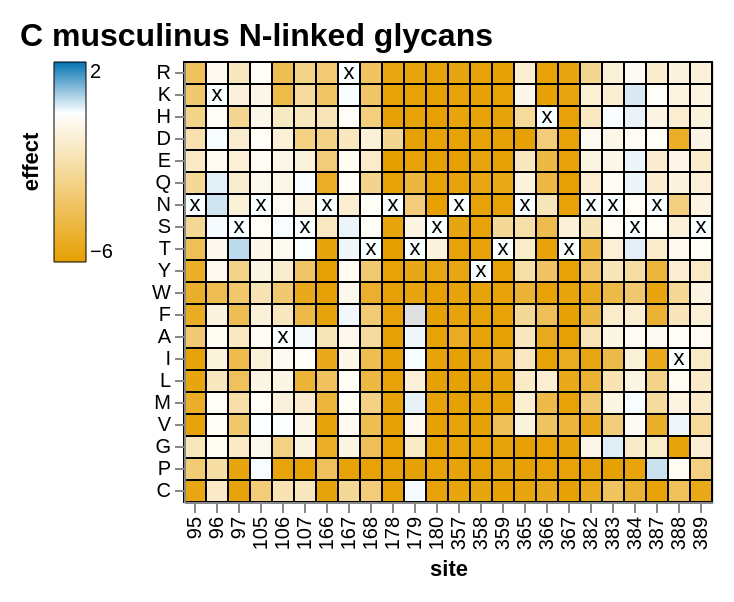

The code cell stored with this chart in its notebook:
### Markdown cell above
## Plot functional effects for N-linked glycans

### Code cell
glycan_musculinus = polyclonal.plot.lineplot_and_heatmap(
    data_df=musculinus_scores,
    stat_col="effect",
    category_col="phenotype",
    alphabet=alphabet,
    addtl_tooltip_stats=addtl_tooltip_stats,
    addtl_slider_stats=addtl_slider_stats,
    init_floor_at_zero=False,
    init_site_statistic="mean",
    show_zoombar=False,
    show_lineplot=False,
    sites=glycans,
    plot_title="C musculinus N-linked glycans",
    heatmap_max_at_least=2,
    heatmap_min_at_least=-1,
)

glycan_musculinus

### Figure 1 — Vega-Lite specification as saved in the notebook (floating-point values rounded to 4 significant figures; data arrays with more than 128 entries replaced by an {"elided": "..."} marker saying what was removed)
{"config": {"view": {"continuousWidth": 300, "continuousHeight": 300}, "axis": {"grid": false, "labelOverlap": "parity"}, "padding": 10}, "vconcat": [{"vconcat": [{"layer": [{"mark": {"type": "rect", "color": "#E0E0E0"}, "encoding": {"x": {"field": "site", "sort": {"field": "_stat_site_order", "order": "ascending"}, "type": "ordinal"}, "y": {"field": "mutant", "scale": {"domain": ["R", "K", "H", "D", "E", "Q", "N", "S", "T", "Y", "W", "F", "A", "I", "L", "M", "V", "G", "P", "C"]}, "sort": ["R", "K", "H", "D", "E", "Q", "N", "S", "T", "Y", "W", "F", "A", "I", "L", "M", "V", "G", "P", "C"], "title": null, "type": "nominal"}}, "name": "view_14", "transform": [{"lookup": "site", "from": {"data": {"name": "data-0639a3af7c872c63857dd786ef152ba6"}, "key": "site", "fields": ["wildtype", "_stat_site_order"]}}, {"calculate": "if(isFinite(datum['effect']),datum['effect'],NaN)", "as": "effect"}, {"calculate": "if(isFinite(datum['times_seen']),datum['times_seen'],NaN)", "as": "times_seen"}, {"calculate": "max(datum['effect'],floor_at_zero['floor'])", "as": "_stat"}, {"calculate": "false", "as": "_stat_hide"}, {"filter": "(((datum['times_seen'] >= (param_27 - 1e-06)) || (!isFinite(datum['times_seen']))) || datum['_stat_hide'])"}, {"filter": "(((datum['n_selections'] >= (param_28 - 1e-06)) || (!isFinite(datum['n_selections']))) || datum['_stat_hide'])"}, {"calculate": "if(datum['_stat_hide'],-5.878,datum['_stat'])", "as": "_stat_not_hidden"}, {"joinaggregate": [{"op": "max", "field": "_stat_not_hidden", "as": "_stat_site_max"}], "groupby": ["site"]}, {"filter": "((datum['_stat_site_max'] >= (param_29 - 1e-06)) || (!isFinite(datum['_stat_site_max'])))"}, {"calculate": "(datum.wildtype !== datum.mutant)", "as": "_stat_not_wildtype"}, {"joinaggregate": [{"op": "max", "field": "_stat_not_wildtype", "as": "_stat_site_has_non_wildtype"}], "groupby": ["site"]}, {"filter": "datum['_stat_site_has_non_wildtype']"}, {"filter": {"param": "param_31"}}, {"impute": "_stat_dummy", "key": "mutant", "groupby": ["site"], "keyvals": ["R", "K", "H", "D", "E", "Q", "N", "S", "T", "Y", "W", "F", "A", "I", "L", "M", "V", "G", "P", "C"], "value": null}]}, {"mark": {"type": "rect"}, "encoding": {"color": {"value": "silver"}, "stroke": {"value": "black"}, "tooltip": [{"field": "site", "type": "nominal"}, {"field": "wildtype", "type": "nominal"}, {"field": "mutant", "type": "nominal"}, {"field": "effect", "format": ".3g", "type": "quantitative"}, {"field": "n_selections", "type": "nominal"}, {"field": "times_seen", "format": ".3g", "type": "quantitative"}], "x": {"axis": {"labels": true, "ticks": true, "title": "site"}, "field": "site", "sort": {"field": "_stat_site_order", "order": "ascending"}, "type": "ordinal"}, "y": {"field": "mutant", "scale": {"domain": ["R", "K", "H", "D", "E", "Q", "N", "S", "T", "Y", "W", "F", "A", "I", "L", "M", "V", "G", "P", "C"]}, "sort": ["R", "K", "H", "D", "E", "Q", "N", "S", "T", "Y", "W", "F", "A", "I", "L", "M", "V", "G", "P", "C"], "title": null, "type": "nominal"}}, "title": {"text": "", "anchor": "middle", "color": "#0072B2", "orient": "left"}, "transform": [{"lookup": "site", "from": {"data": {"name": "data-0639a3af7c872c63857dd786ef152ba6"}, "key": "site", "fields": ["wildtype", "_stat_site_order"]}}, {"calculate": "if(isFinite(datum['effect']),datum['effect'],NaN)", "as": "effect"}, {"calculate": "if(isFinite(datum['times_seen']),datum['times_seen'],NaN)", "as": "times_seen"}, {"calculate": "max(datum['effect'],floor_at_zero['floor'])", "as": "_stat"}, {"calculate": "false", "as": "_stat_hide"}, {"filter": "(((datum['times_seen'] >= (param_27 - 1e-06)) || (!isFinite(datum['times_seen']))) || datum['_stat_hide'])"}, {"filter": "(((datum['n_selections'] >= (param_28 - 1e-06)) || (!isFinite(datum['n_selections']))) || datum['_stat_hide'])"}, {"calculate": "if(datum['_stat_hide'],-5.878,datum['_stat'])", "as": "_stat_not_hidden"}, {"joinaggregate": [{"op": "max", "field": "_stat_not_hidden", "as": "_stat_site_max"}], "groupby": ["site"]}, {"filter": "((datum['_stat_site_max'] >= (param_29 - 1e-06)) || (!isFinite(datum['_stat_site_max'])))"}, {"calculate": "(datum.wildtype !== datum.mutant)", "as": "_stat_not_wildtype"}, {"joinaggregate": [{"op": "max", "field": "_stat_not_wildtype", "as": "_stat_site_has_non_wildtype"}], "groupby": ["site"]}, {"filter": "datum['_stat_site_has_non_wildtype']"}, {"filter": {"param": "param_31"}}, {"filter": "(datum['phenotype'] === 'functional_effect')"}, {"filter": "datum['_stat_hide']"}]}, {"mark": {"type": "rect"}, "encoding": {"color": {"field": "_stat", "legend": {"gradientLength": 100, "gradientStrokeColor": "black", "gradientStrokeWidth": 0.5, "orient": "left", "title": "effect", "titleOrient": "left"}, "scale": {"clamp": true, "domainMax": 2, "domainMid": 0, "domainMin": {"expr": "floor_at_zero.floor"}, "nice": false, "range": ["#e69f00", "#e7a40d", "#e9a91b", "#eaae28", "#ebb336", "#edb843", "#eebd51", "#efc25e", "#f1c76b", "#f2cc79", "#f3d286", "#f4d794", "#f6dca1", "#f7e1ae", "#f8e6bc", "#faebc9", "#fbf0d7", "#fcf5e4", "#fefaf2", "#ffffff", "#f2f8fb", "#e4f0f7", "#d7e9f3", "#c9e1ef", "#bcdaeb", "#aed2e7", "#a1cbe3", "#94c4df", "#86bcdb", "#79b5d6", "#6badd2", "#5ea6ce", "#519fca", "#4397c6", "#3690c2", "#2888be", "#1b81ba", "#0d79b6", "#0072b2"], "type": "linear", "zero": true}, "type": "quantitative"}, "stroke": {"value": "black"}, "tooltip": [{"field": "site", "type": "nominal"}, {"field": "wildtype", "type": "nominal"}, {"field": "mutant", "type": "nominal"}, {"field": "effect", "format": ".3g", "type": "quantitative"}, {"field": "n_selections", "type": "nominal"}, {"field": "times_seen", "format": ".3g", "type": "quantitative"}], "x": {"axis": {"labels": true, "ticks": true, "title": "site"}, "field": "site", "sort": {"field": "_stat_site_order", "order": "ascending"}, "type": "ordinal"}, "y": {"field": "mutant", "scale": {"domain": ["R", "K", "H", "D", "E", "Q", "N", "S", "T", "Y", "W", "F", "A", "I", "L", "M", "V", "G", "P", "C"]}, "sort": ["R", "K", "H", "D", "E", "Q", "N", "S", "T", "Y", "W", "F", "A", "I", "L", "M", "V", "G", "P", "C"], "title": null, "type": "nominal"}}, "title": {"text": "", "anchor": "middle", "color": "#0072B2", "orient": "left"}, "transform": [{"lookup": "site", "from": {"data": {"name": "data-0639a3af7c872c63857dd786ef152ba6"}, "key": "site", "fields": ["wildtype", "_stat_site_order"]}}, {"calculate": "if(isFinite(datum['effect']),datum['effect'],NaN)", "as": "effect"}, {"calculate": "if(isFinite(datum['times_seen']),datum['times_seen'],NaN)", "as": "times_seen"}, {"calculate": "max(datum['effect'],floor_at_zero['floor'])", "as": "_stat"}, {"calculate": "false", "as": "_stat_hide"}, {"filter": "(((datum['times_seen'] >= (param_27 - 1e-06)) || (!isFinite(datum['times_seen']))) || datum['_stat_hide'])"}, {"filter": "(((datum['n_selections'] >= (param_28 - 1e-06)) || (!isFinite(datum['n_selections']))) || datum['_stat_hide'])"}, {"calculate": "if(datum['_stat_hide'],-5.878,datum['_stat'])", "as": "_stat_not_hidden"}, {"joinaggregate": [{"op": "max", "field": "_stat_not_hidden", "as": "_stat_site_max"}], "groupby": ["site"]}, {"filter": "((datum['_stat_site_max'] >= (param_29 - 1e-06)) || (!isFinite(datum['_stat_site_max'])))"}, {"calculate": "(datum.wildtype !== datum.mutant)", "as": "_stat_not_wildtype"}, {"joinaggregate": [{"op": "max", "field": "_stat_not_wildtype", "as": "_stat_site_has_non_wildtype"}], "groupby": ["site"]}, {"filter": "datum['_stat_site_has_non_wildtype']"}, {"filter": {"param": "param_31"}}, {"filter": "(datum['phenotype'] === 'functional_effect')"}, {"filter": "(!datum['_stat_hide'])"}]}, {"mark": {"type": "text", "color": "black", "text": "x"}, "encoding": {"x": {"field": "site", "sort": {"field": "_stat_site_order", "order": "ascending"}, "type": "ordinal"}, "y": {"field": "mutant", "scale": {"domain": ["R", "K", "H", "D", "E", "Q", "N", "S", "T", "Y", "W", "F", "A", "I", "L", "M", "V", "G", "P", "C"]}, "sort": ["R", "K", "H", "D", "E", "Q", "N", "S", "T", "Y", "W", "F", "A", "I", "L", "M", "V", "G", "P", "C"], "title": null, "type": "nominal"}}, "transform": [{"lookup": "site", "from": {"data": {"name": "data-0639a3af7c872c63857dd786ef152ba6"}, "key": "site", "fields": ["wildtype", "_stat_site_order"]}}, {"calculate": "if(isFinite(datum['effect']),datum['effect'],NaN)", "as": "effect"}, {"calculate": "if(isFinite(datum['times_seen']),datum['times_seen'],NaN)", "as": "times_seen"}, {"calculate": "max(datum['effect'],floor_at_zero['floor'])", "as": "_stat"}, {"calculate": "false", "as": "_stat_hide"}, {"filter": "(((datum['times_seen'] >= (param_27 - 1e-06)) || (!isFinite(datum['times_seen']))) || datum['_stat_hide'])"}, {"filter": "(((datum['n_selections'] >= (param_28 - 1e-06)) || (!isFinite(datum['n_selections']))) || datum['_stat_hide'])"}, {"calculate": "if(datum['_stat_hide'],-5.878,datum['_stat'])", "as": "_stat_not_hidden"}, {"joinaggregate": [{"op": "max", "field": "_stat_not_hidden", "as": "_stat_site_max"}], "groupby": ["site"]}, {"filter": "((datum['_stat_site_max'] >= (param_29 - 1e-06)) || (!isFinite(datum['_stat_site_max'])))"}, {"calculate": "(datum.wildtype !== datum.mutant)", "as": "_stat_not_wildtype"}, {"joinaggregate": [{"op": "max", "field": "_stat_not_wildtype", "as": "_stat_site_has_non_wildtype"}], "groupby": ["site"]}, {"filter": "datum['_stat_site_has_non_wildtype']"}, {"filter": {"param": "param_31"}}, {"filter": "(datum.wildtype === datum.mutant)"}]}], "height": {"step": 11}, "width": {"step": 11}}], "resolve": {"scale": {"color": "shared", "x": "shared"}}, "spacing": 10}], "data": {"name": "data-2a9f593a694195110d331826392190f7"}, "params": [{"name": "floor_at_zero", "select": {"type": "point", "fields": ["floor"]}, "bind": {"input": "radio", "options": [0, -5.878], "labels": ["yes", "no"], "name": "floor effect at zero"}, "value": [{"floor": -5.878}], "views": ["view_14"]}, {"name": "param_31", "select": {"type": "interval", "encodings": ["x"], "mark": {"stroke": "black", "strokeWidth": 2}}, "views": ["view_14"]}, {"name": "param_27", "bind": {"input": "range", "max": 32.0, "min": 2.5, "name": "minimum times_seen"}, "value": 2}, {"name": "param_28", "bind": {"input": "range", "max": 2.0, "min": 1.0, "name": "minimum n_selections"}, "value": 2}, {"name": "param_29", "bind": {"input": "range", "max": 2, "min": -5.878, "name": "minimum max of effect at site"}, "value": -5.878}], "resolve": {"scale": {"color": "independent"}}, "title": {"text": "C musculinus N-linked glycans", "align": "left", "anchor": "start", "fontSize": 16}, "$schema": "https://vega.github.io/schema/vega-lite/v5.20.1.json", "datasets": {"data-2a9f593a694195110d331826392190f7": {"elided": "480 records"}, "data-0639a3af7c872c63857dd786ef152ba6": [{"site": 95, "wildtype": "N", "_stat_site_order": 0}, {"site": 96, "wildtype": "K", "_stat_site_order": 1}, {"site": 97, "wildtype": "S", "_stat_site_order": 2}, {"site": 105, "wildtype": "N", "_stat_site_order": 3}, {"site": 106, "wildtype": "A", "_stat_site_order": 4}, {"site": 107, "wildtype": "S", "_stat_site_order": 5}, {"site": 166, "wildtype": "N", "_stat_site_order": 6}, {"site": 167, "wildtype": "R", "_stat_site_order": 7}, {"site": 168, "wildtype": "T", "_stat_site_order": 8}, {"site": 178, "wildtype": "N", "_stat_site_order": 9}, {"site": 179, "wildtype": "T", "_stat_site_order": 10}, {"site": 180, "wildtype": "S", "_stat_site_order": 11}, {"site": 357, "wildtype": "N", "_stat_site_order": 12}, {"site": 358, "wildtype": "Y", "_stat_site_order": 13}, {"site": 359, "wildtype": "T", "_stat_site_order": 14}, {"site": 365, "wildtype": "N", "_stat_site_order": 15}, {"site": 366, "wildtype": "H", "_stat_site_order": 16}, {"site": 367, "wildtype": "T", "_stat_site_order": 17}, {"site": 382, "wildtype": "N", "_stat_site_order": 18}, {"site": 383, "wildtype": "N", "_stat_site_order": 19}, {"site": 384, "wildtype": "S", "_stat_site_order": 20}, {"site": 387, "wildtype": "N", "_stat_site_order": 21}, {"site": 388, "wildtype": "I", "_stat_site_order": 22}, {"site": 389, "wildtype": "S", "_stat_site_order": 23}]}}
